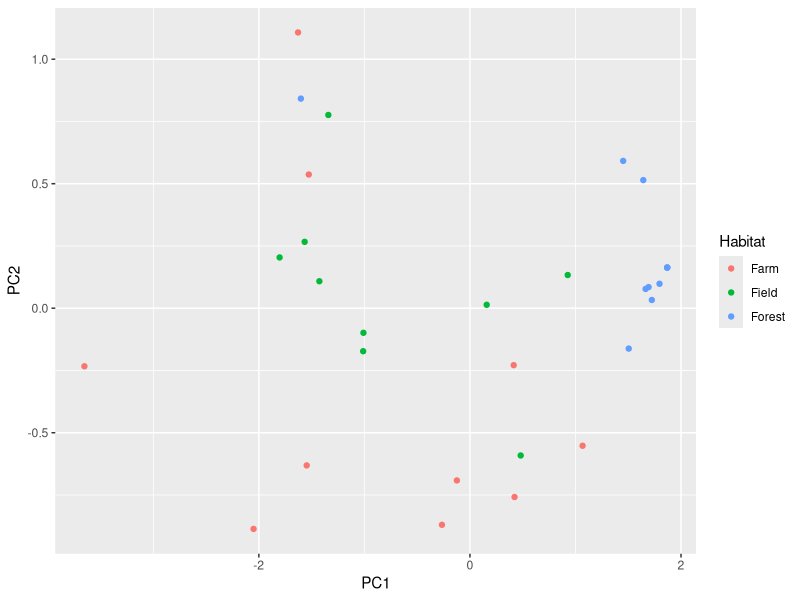

R code for this plot:
###################################################
# Using informed priors with real data            #
# Fall 2019 & Spring 2020                         #
###################################################

# Setup ------------------------------------
# Load packages
library(tidyverse)

# Load data --------------------------------
# Vegetation data
veg <- read.csv("VegRawData.csv")

veg %>%
  select(c(Site, Habitat, Weins10:Weins60)) %>%
  group_by(Site, Habitat) %>%
  summarise_all(mean) %>%
  {. ->> filtered.veg}

vegpca <- prcomp(filtered.veg[,3:8])

vegdat <- data.frame(Site = filtered.veg$Site, Habitat = filtered.veg$Habitat, 
                     PC1 = vegpca$x[,1], PC2 = vegpca$x[,2])

qplot(data = vegdat, x = PC1, y = PC2, color = Habitat)
